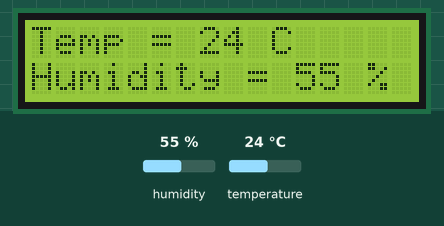
Bench run of a sketch on a simulated Arduino Uno, built with avr-gcc and run on an emulated ATmega328P. Shown: 16×2 character LCD. The test bench sets the inputs (shaded band); at power-on: humidity 55 %, temperature 24 °C.

Above: at 1.2 s.
1.3 s: humidity set to 22 %
At 4.8 s:
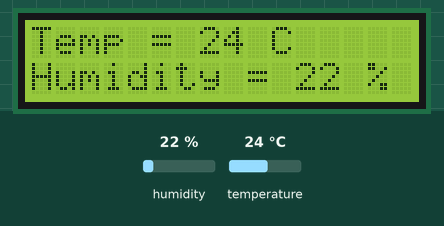
5.6 s: temperature set to 12 °C
At 7.3 s:
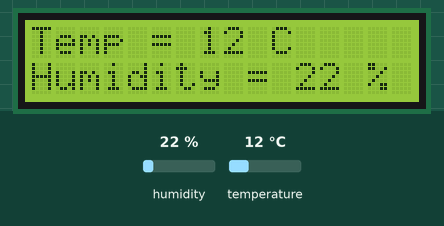
8.2 s: humidity set to 40 %
At 10.7 s:
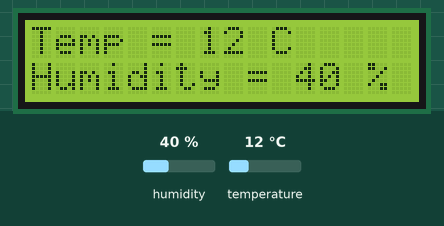
11.7 s: temperature set to 19 °C
At 13.2 s:
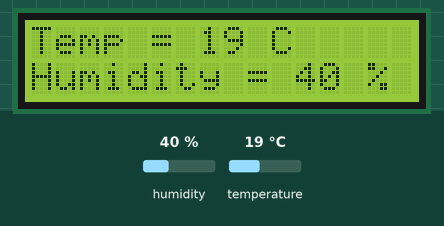
Timing chart, 0 to 14.7 s (numbered marks = the images above; inputs shaded):
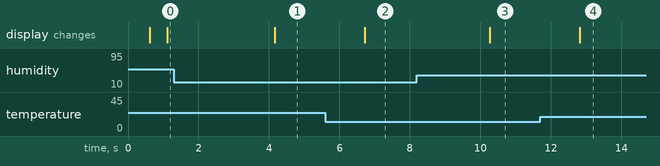

The sketch:

lcdsensordama.ino
```cpp
#include <DHT11.h>

#define DHT11_PIN 8
DHT11 dht11(DHT11_PIN);


#include <LiquidCrystal.h>
#define RS 2
#define E  3
#define D4 4
#define D5 5
#define D6 6
#define D7 7
LiquidCrystal lcd(RS,E,D4,D5,D6,D7);

void setup(){
  lcd.begin(16, 2);
}
void loop()
{
  lcd.setCursor(0,0);
  lcd.print("Temp = ");
  lcd.print((int)dht11.readTemperature());
  lcd.print(" C");
  lcd.setCursor(0,1);
  lcd.print("Humidity = ");
  lcd.print((int)dht11.readHumidity());
  lcd.print(" %");
  delay(2000);
}
```

Measured:
- after the input at 1.3 s, the display: changes after 2.9 s (image 1)
- after the input at 5.6 s, the display: changes after 1.1 s (image 2)
- after the input at 8.2 s, the display: changes after 2.1 s (image 3)
- after the input at 11.7 s, the display: changes after 1.1 s (image 4)
